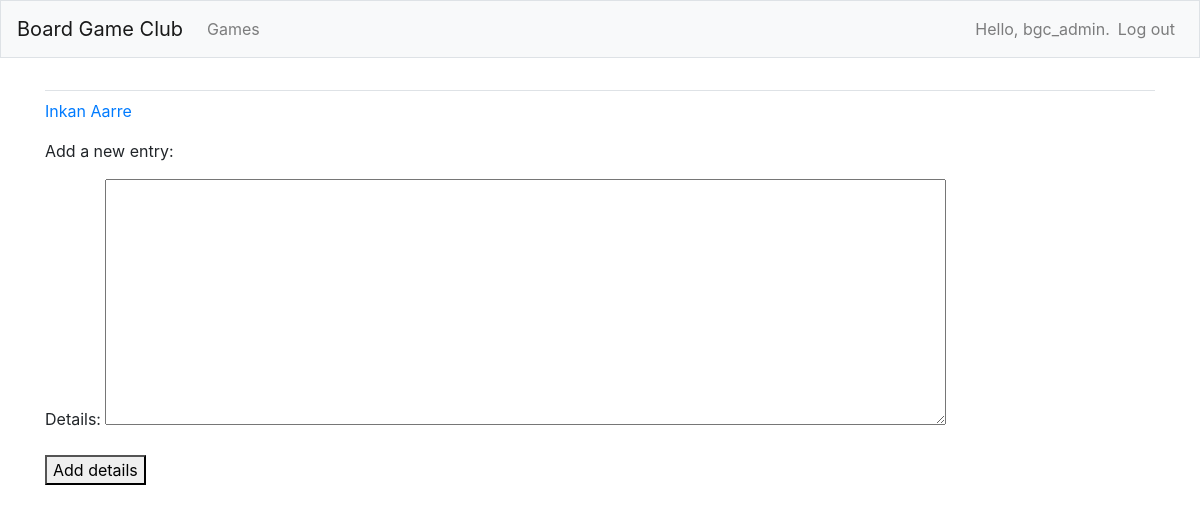
Page /new_detail/1/ (signed in) on the earlier database version.
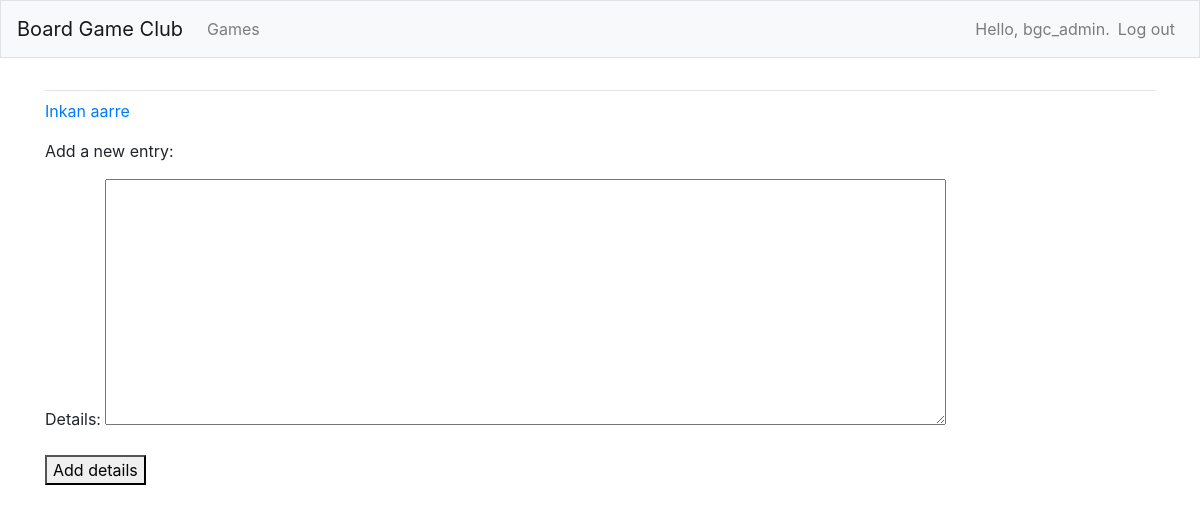
Same page on the later database version.
### bgc_app/models.py (models this page shows)
class Games(models.Model):
    owner = models.ForeignKey(User, on_delete=models.CASCADE, default=1)
    text = models.TextField()
    originalowner = models.TextField()
    currentowner = models.TextField()
    date_added = models.DateTimeField(auto_now_add=True)
    def __str__(self):
        return self.text

### bgc_app/views.py (the view, shortened to what this page needs)
# urls.py: path('new_detail/<int:game_id>/', views.new_detail, name='new_detail'),
@login_required
def new_detail(request, game_id):
    game = Games.objects.get(id=game_id)
    if request.method != 'POST':
        form = DetailsForm()
    context = {'game' : game, 'form': form}
    return render(request, 'bgc_app/new_detail.html', context)

### bgc_app/forms.py
class DetailsForm(forms.ModelForm):
    class Meta:
        model = Details
        fields = ['text']
        labels = {'text': 'Details:'}
        widgets = {'text': forms.Textarea(attrs={'cols': 80})}

### bgc_app/templates/bgc_app/new_detail.html (shortened to what this page needs)
{% extends "bgc_app/base.html" %}
{% block content %}
  <p><a href="{% url 'bgc_app:details' game.id %}">{{ game }}</a></p>
  <p>Add a new entry:</p>
  <form action="{% url 'bgc_app:new_detail' game.id %}" method='post'>
    {{ form.as_p }}
    <button name='submit'>Add details</button>
  </form>
{% endblock content %}

Differences in the rows shown:
changed Games: text "Inkan Aarre" → "Inkan aarre"
